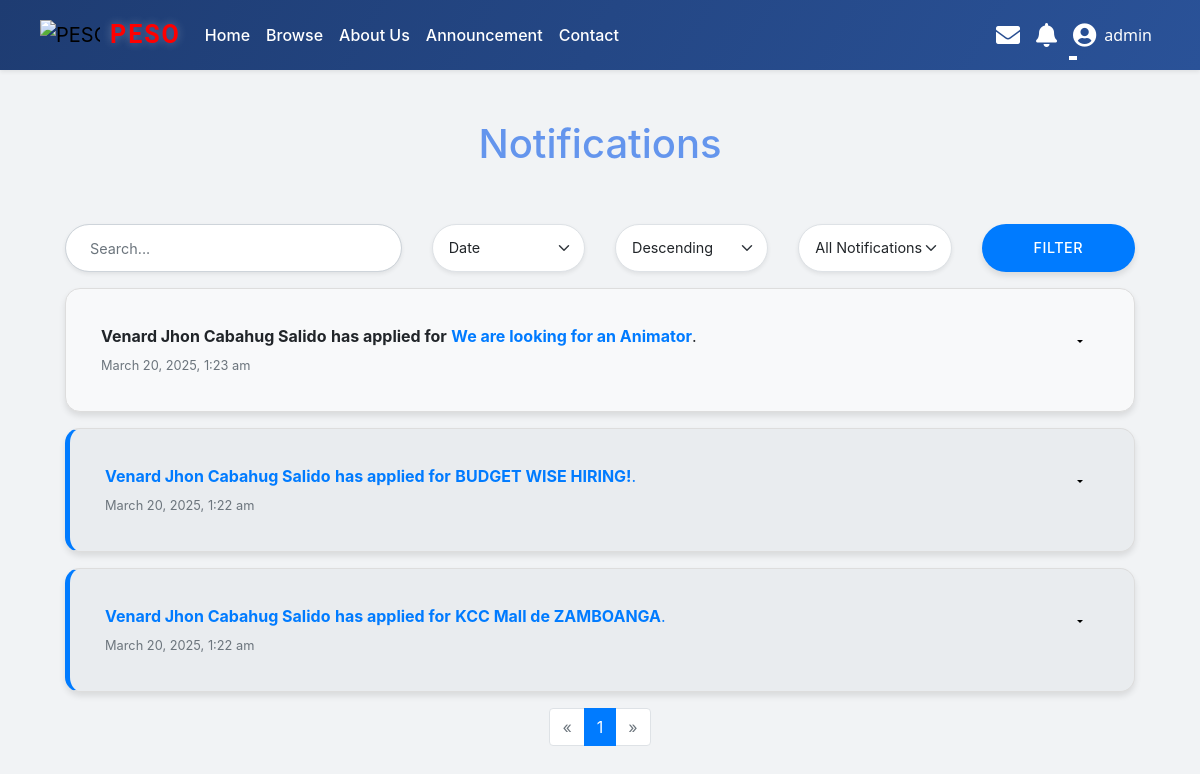
/pages/notification.php (signed in), run on the app's committed database.
### tables this page shows
CREATE TABLE `notifications` (
  `id` int(11) NOT NULL,
  `recipient_id` int(11) NOT NULL,
  `sender_id` int(11) DEFAULT NULL,
  `job_id` int(11) DEFAULT NULL,
  `application_id` int(11) DEFAULT NULL,
  `message` text NOT NULL,
  `is_read` tinyint(1) DEFAULT 0,
  `created_at` timestamp NOT NULL DEFAULT current_timestamp(),
  `user_role` enum('admin','user','employer') NOT NULL
);

CREATE TABLE `jobs` (
  `id` int(11) NOT NULL,
  `title` varchar(255) NOT NULL,
  `description` text NOT NULL,
  `thumbnail` varchar(255) DEFAULT NULL,
  `photo` varchar(255) DEFAULT NULL,
  `created_at` timestamp NOT NULL DEFAULT current_timestamp(),
  `category_id` int(11) NOT NULL,
  `location` varchar(255) DEFAULT NULL,
  `specific_location` varchar(255) DEFAULT NULL,
  `responsibilities` text NOT NULL,
  `requirements` text NOT NULL,
  `preferred_qualifications` text DEFAULT NULL,
  `status` enum('pending','approved','rejected') DEFAULT 'pending',
  `employer_id` int(11) NOT NULL,
  `remarks` text DEFAULT NULL
);

### pages/notification.php (the view, shortened to what this page needs)
<?php
include '../includes/header.php';
$page = isset($_GET['page']) ? (int)$_GET['page'] : 1;
$notifications_per_page = 10;
$offset = ($page - 1) * $notifications_per_page;
$search = isset($_GET['search']) ? trim($_GET['search']) : '';
$sort_by = isset($_GET['sort_by']) ? $_GET['sort_by'] : 'created_at';
$sort_order = isset($_GET['sort_order']) ? ($_GET['sort_order'] === 'asc' ? 'ASC' : 'DESC') : 'DESC';
$filter_read_status = isset($_GET['filter_read_status']) ? $_GET['filter_read_status'] : '';
$query_base = "
    SELECT n.*, CONCAT(u.first_name, ' ', IFNULL(u.middle_name, ''), ' ', u.last_name) AS applicant_name,
           j.title AS job_name, a.status AS application_status, j.employer_id
    FROM notifications n
    JOIN users u ON n.sender_id = u.id
    JOIN jobs j ON n.job_id = j.id
    LEFT JOIN applications a ON n.job_id = a.job_id AND a.user_id = n.recipient_id
    WHERE n.recipient_id = {$_SESSION['user_id']}
";
$search_filter = "";
$read_filter = "";
$query_order = " ORDER BY $sort_by $sort_order";
$query_limit = " LIMIT $offset, $notifications_per_page";
$query = $query_base . $search_filter . $read_filter . $query_order . $query_limit;
$result = $conn->query($query);
$notifications = $result->fetch_all(MYSQLI_ASSOC);
$total_query = "
    SELECT COUNT(*) AS total
    FROM notifications n
    JOIN users u ON n.sender_id = u.id
    JOIN jobs j ON n.job_id = j.id
    LEFT JOIN applications a ON n.job_id = a.job_id AND a.user_id = n.recipient_id
    WHERE n.recipient_id = {$_SESSION['user_id']}
" . $search_filter . $read_filter;
$total_result = $conn->query($total_query);
$total_notifications = $total_result->fetch_assoc()['total'];
$total_pages = ceil($total_notifications / $notifications_per_page);
?>
<!DOCTYPE html>
<html lang="en">
<head>
    <link href="https://stackpath.bootstrapcdn.com/bootstrap/4.3.1/css/bootstrap.min.css" rel="stylesheet">
    <link href="https://cdnjs.cloudflare.com/ajax/libs/font-awesome/5.15.4/css/all.min.css" rel="stylesheet">
    <link rel="stylesheet" href="/JOB/assets/notification.css">
</head>
<body>
<div class="container">
    <h1 class="text-center">Notifications</h1><br><br>
<form method="GET" class="mb-3">
    <div class="row gx-2 gy-2 justify-content-center align-items-center">
        <div class="col-lg-4 col-md-5 col-12">
            <input
                type="text"
                name="search"
                class="form-control shadow-sm"
                placeholder="Search..."
                value="<?= htmlspecialchars($search) ?>"
                style="border-radius: 30px; padding: 0.75rem 1.5rem; font-size: 0.9rem; height: 48px;"
        </div>
        <div class="col-lg-2 col-md-3 col-6">
            <select
                name="sort_by"
                class="form-select shadow-sm"
                style="border-radius: 30px; padding: 0.75rem 1rem; font-size: 0.9rem; height: 48px;"
                <option value="created_at" <?= $sort_by === 'created_at' ? 'selected' : '' ?>>Date</option>
            </select>
        </div>
        <div class="col-lg-2 col-md-3 col-6">
            <select
                name="sort_order"
                class="form-select shadow-sm"
                style="border-radius: 30px; padding: 0.75rem 1rem; font-size: 0.9rem; height: 48px;"
                <option value="desc" <?= $sort_order === 'DESC' ? 'selected' : '' ?>>Descending</option>
            </select>
        </div>
        <div class="col-lg-2 col-md-3 col-6">
            <select
                name="filter_read_status"
                class="form-select shadow-sm"
                style="border-radius: 30px; padding: 0.75rem 1rem; font-size: 0.9rem; height: 48px;"
                <option value="" <?= empty($filter_read_status) ? 'selected' : '' ?>>All Notifications</option>
            </select>
        </div>
        <div class="col-lg-2 col-md-3 col-6 d-flex justify-content-center">
            <button
                type="submit"
                class="btn btn-primary w-100"
                style="border-radius: 30px; padding: 0.6rem 1rem; font-size: 0.9rem; height: 48px; box-shadow: 0 4px 6px rgba(0, 0, 0, 0.1);"
                Filter
            </button>
        </div>
    </div>
</form>
<?php if (empty($notifications)): ?>
    <div class="text-center py-4">
        <p class="text-muted">No new notifications.</p>
    </div>
<?php else: ?>
    <?php foreach ($notifications as $notif): ?>
        <div
            class="notification-item card mb-3 <?php echo $notif['is_read'] == 0 ? 'unread' : ''; ?>"
            data-id="<?php echo $notif['id']; ?>"
            style="border-radius: 15px; box-shadow: 0 4px 6px rgba(0, 0, 0, 0.1); transition: transform 0.2s ease-in-out;"
        >
            <div class="card-body d-flex justify-content-between align-items-start">
                <div class="flex-grow-1">
                <?php if ($_SESSION['role'] == 'user'): ?>
                    <p class="mb-1">
                        <strong>Your application for</strong>
                        <strong class="text-primary"><?php echo htmlspecialchars($notif['job_name']); ?></strong>
                        <strong>has been <?php echo $notif['application_status'] == 'accepted' ? '<span class="text-success">accepted</span>' : '<span class="text-danger">rejected</span>'; ?>.</strong>
                    </p>
                <?php elseif ($_SESSION['role'] == 'admin'): ?>
                    <p class="mb-1">
                        <strong><?php echo htmlspecialchars($notif['applicant_name']); ?></strong>
                        <strong>has applied for</strong>
                        <strong class="text-primary"><?php echo htmlspecialchars($notif['job_name']); ?></strong>.
                    </p>
                <?php endif; ?>
                <small class="text-muted"><?php echo date('F j, Y, g:i a', strtotime($notif['created_at'])); ?></small>
            </div>
                <div>
                <div class="dropdown">
    <button
        class="btn btn-sm btn-dark dropdown-toggle"
        type="button"
        id="dropdownMenuButton"
        data-bs-toggle="dropdown"
        aria-haspopup="true"
        aria-expanded="false"
        style=" padding: 0.5rem 1rem;"
    >
    </button>
</div>
</div>
            </div>
        </div>
    <?php endforeach; ?>
    <nav aria-label="Page navigation">
        <ul class="pagination justify-content-center">
            <?php if ($page > 1): ?>
                <li class="page-item">
                    <a class="page-link" href="?page=<?php echo $page - 1; ?>" aria-label="Previous">
                        <span aria-hidden="true">&laquo;</span>
                    </a>
                </li>
            <?php else: ?>
                <li class="page-item disabled">
                    <a class="page-link" href="#" aria-label="Previous">
                        <span aria-hidden="true">&laquo;</span>
                    </a>
                </li>
            <?php endif; ?>
            <?php for ($i = 1; $i <= $total_pages; $i++): ?>
                <li class="page-item <?php echo $i == $page ? 'active' : ''; ?>">
                    <a class="page-link" href="?page=<?php echo $i; ?>"><?php echo $i; ?></a>
                </li>
            <?php endfor; ?>
            <?php if ($page < $total_pages): ?>
                <li class="page-item">
                    <a class="page-link" href="?page=<?php echo $page + 1; ?>" aria-label="Next">
                        <span aria-hidden="true">&raquo;</span>
                    </a>
                </li>
            <?php else: ?>
                <li class="page-item disabled">
                    <a class="page-link" href="#" aria-label="Next">
                        <span aria-hidden="true">&raquo;</span>
                    </a>
                </li>
            <?php endif; ?>
        </ul>
    </nav>
<?php endif; ?>
</div>
</body>
</html>

### assets/header.css (style rules this page uses)
* { margin: 0; padding: 0; box-sizing: border-box; }
body { padding-top: 70px; }
.shadow-sm { box-shadow: 0 4px 6px rgba(0, 0, 0, 0.05); }
.btn { font-size: 0.8rem; padding: 0.6rem 1.5rem; border: none; border-radius: 15px; cursor: pointer; transition: all 0.3s ease; text-transform: uppercase; font-weight: 500; letter-spacing: 0.5px; }

### assets/notification.css (style rules this page uses)
.notification-item { background-color: #f8f9fa; border: 1px solid #ddd; padding: 15px; margin-bottom: 15px; border-radius: 8px; position: relative; }
.notification-item.unread { background-color: #e9ecef; border-left: 5px solid #007bff; color:#007bff; }
.notification-item .btn { border: none; background-color: transparent; color:black; }
.notification-item { transition: transform 0.3s ease; }
body { margin: 50px; }
.dropdown { font-family: 'Segoe UI', Tahoma, Geneva, Verdana, sans-serif; }
.btn { font-size: 0.8rem; border: none; cursor: pointer; text-transform: uppercase; font-weight: 500; }
h1 { color:cornflowerblue; }

### pages/notification.php (style rules this page uses)
body { background-color: #f1f3f5 !important; }

### data on the page
notifications: applicant_name "Venard Jhon Cabahug Salido", job.title "We are looking for an Animator", created_at "March 20, 2025, 1:23 am"
notifications: applicant_name "Venard Jhon Cabahug Salido", job.title "BUDGET WISE HIRING!", created_at "March 20, 2025, 1:22 am"
notifications: applicant_name "Venard Jhon Cabahug Salido", job.title "KCC Mall de ZAMBOANGA", created_at "March 20, 2025, 1:22 am"

### other printed values
$_SESSION['username'] "admin"
